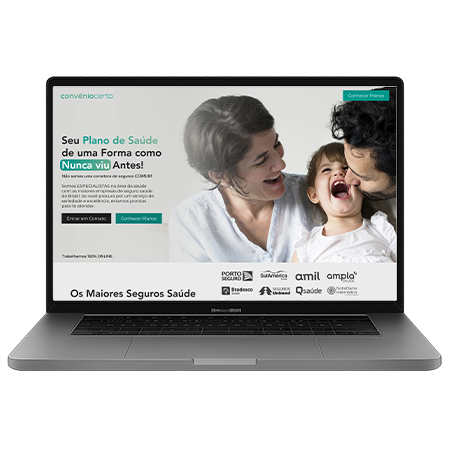
#> input picture assets/img/mockup-notebook-base.png, 450 x 450 px, found by its file name
$ python mockups.py ../assets/img/mockup-notebook-base.png
#> lines starting #> are read from the running program, lines starting #| are printed output that depends on the picture
"""Gera as imagens de projeto do portfolio a partir dos prints capturados.

Para cada projeto produz ate quatro arquivos em assets/img:
  proj-<slug>.webp                  mockup do hero no notebook (cartao)
  proj-<slug>-completo.<ext>        print da pagina inteira no desktop
  proj-<slug>-mobile.webp           mockup do hero no celular (cartao)
  proj-<slug>-mobile-completo.<ext> print da pagina inteira no celular

A lona do cartao tem a mesma proporcao da caixa de midia do cartao (16/11),
entao o mockup ocupa a caixa inteira em vez de sobrar espaco nas laterais.
A tela e colada no tamanho final, nunca num intermediario menor: e ela que a
pessoa olha de perto.

O notebook reaproveita a moldura dos mockups antigos, recortada no aparelho e
ampliada. O celular e desenhado aqui, com antisserrilhado por superamostragem.

A extensao do print completo depende da altura: WEBP nao aceita lado maior que
16383px, e print de pagina de celular passa disso com facilidade. Nesses casos
sai JPEG. O script imprime o nome final de cada arquivo.
"""
import sys
from pathlib import Path
from PIL import Image, ImageDraw, ImageFilter

Image.MAX_IMAGE_PIXELS = None

IMG = Path(r"D:\21Monteiro - 21m\00 - Empresa\00 - Site\04 - Site atualizado\assets\img")
SHOTS = Path(sys.argv[1])

# Lona do cartao: 16/11 e a proporcao de .projeto-midia no portfolio.css.
LONA_W, LONA_H = 1200, 825

# Moldura do notebook. RECORTE e a caixa do aparelho dentro do PNG original
# de 450x450 (medida pelo canal alfa, ja incluindo a sombra). TELA_ORIG e a
# area de tela no mesmo sistema de coordenadas.
RECORTE = (7, 74, 442, 371)
TELA_ORIG = (53, 86, 397, 301)

# Teto de pixels do print completo. O iOS para de decodificar imagens muito
# grandes por volta de 16 megapixels, e print de celular com 30000px de altura
# passa disso. Encolher um pouco e melhor do que a imagem nao aparecer.
MAX_PIXELS = 14_000_000
MAX_LADO_WEBP = 16383


def _moldura_notebook():
    """Devolve (moldura ja na lona final, retangulo da tela na lona)."""
    base = Image.open(IMG / "mockup-notebook-base.png").convert("RGBA")
#> base is the input picture: PIL image 450x450 RGBA; mean R, G, B, A 169.4, 169, 167.8, 135.4
    corte = base.crop(RECORTE)
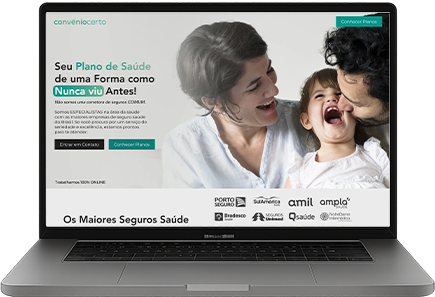
#> corte: PIL image 435x297 RGBA; mean R, G, B, A 120.9, 120.3, 118.4, 212.3; transparent parts drawn white
    sx = LONA_W / corte.width
#> sx = 2.76
    sy = LONA_H / corte.height
#> sy = 2.78
    moldura = corte.resize((LONA_W, LONA_H), Image.LANCZOS)
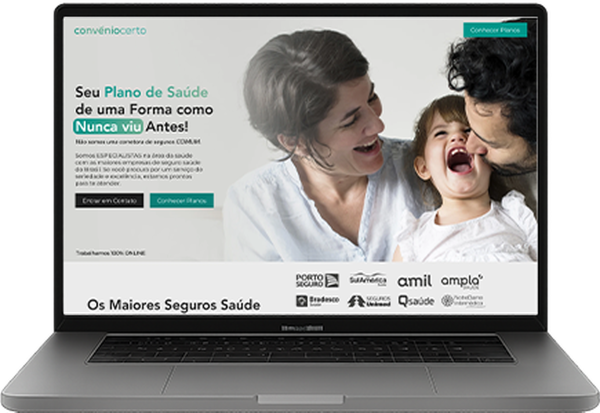
#> moldura: PIL image 1200x825 RGBA (shown at 1/2 size); mean R, G, B, A 120.9, 120.3, 118.4, 212.1; transparent parts drawn white
    tela = (
        round((TELA_ORIG[0] - RECORTE[0]) * sx),
        round((TELA_ORIG[1] - RECORTE[1]) * sy),
        round((TELA_ORIG[2] - RECORTE[0]) * sx),
        round((TELA_ORIG[3] - RECORTE[1]) * sy),
    )
#> tela = (127, 33, 1076, 631)
    return moldura, tela


MOLDURA, TELA = _moldura_notebook()
#> TELA = (127, 33, 1076, 631)


# [19 lines left out: functions recortar_para, encaixar, not called in this run]


def salvar_cartao(imagem: Image.Image, destino: Path) -> None:
    """WEBP com alfa: um PNG desse tamanho passaria de 1MB por cartao."""
    imagem.save(destino, "WEBP", quality=90, method=6)


# [107 lines left out: functions mockup_notebook, mockup_celular, completa, abrir, limpar_antigos, not called in this run]


def main() -> None:
    for arg in sys.argv[2:]:
        slug, origem = arg.split("=", 1)

        hero = abrir(f"{origem}-hero")
        full = abrir(f"{origem}-full")
        if hero is None or full is None:
            print(f"faltando {slug}: sem print de desktop")
            continue

        limpar_antigos(slug)

        mockup_notebook(hero, IMG / f"proj-{slug}.webp")
        d1 = completa(full, IMG / f"proj-{slug}-completo")

        mhero = abrir(f"{origem}-mhero")
        mfull = abrir(f"{origem}-mfull")
        if mhero is not None and mfull is not None:
            mockup_celular(mhero, IMG / f"proj-{slug}-mobile.webp")
            d2 = completa(mfull, IMG / f"proj-{slug}-mobile-completo")
            print(f"ok {slug}: {d1.name} + {d2.name}")
        else:
            print(f"ok {slug}: {d1.name} (sem celular)")


main()
